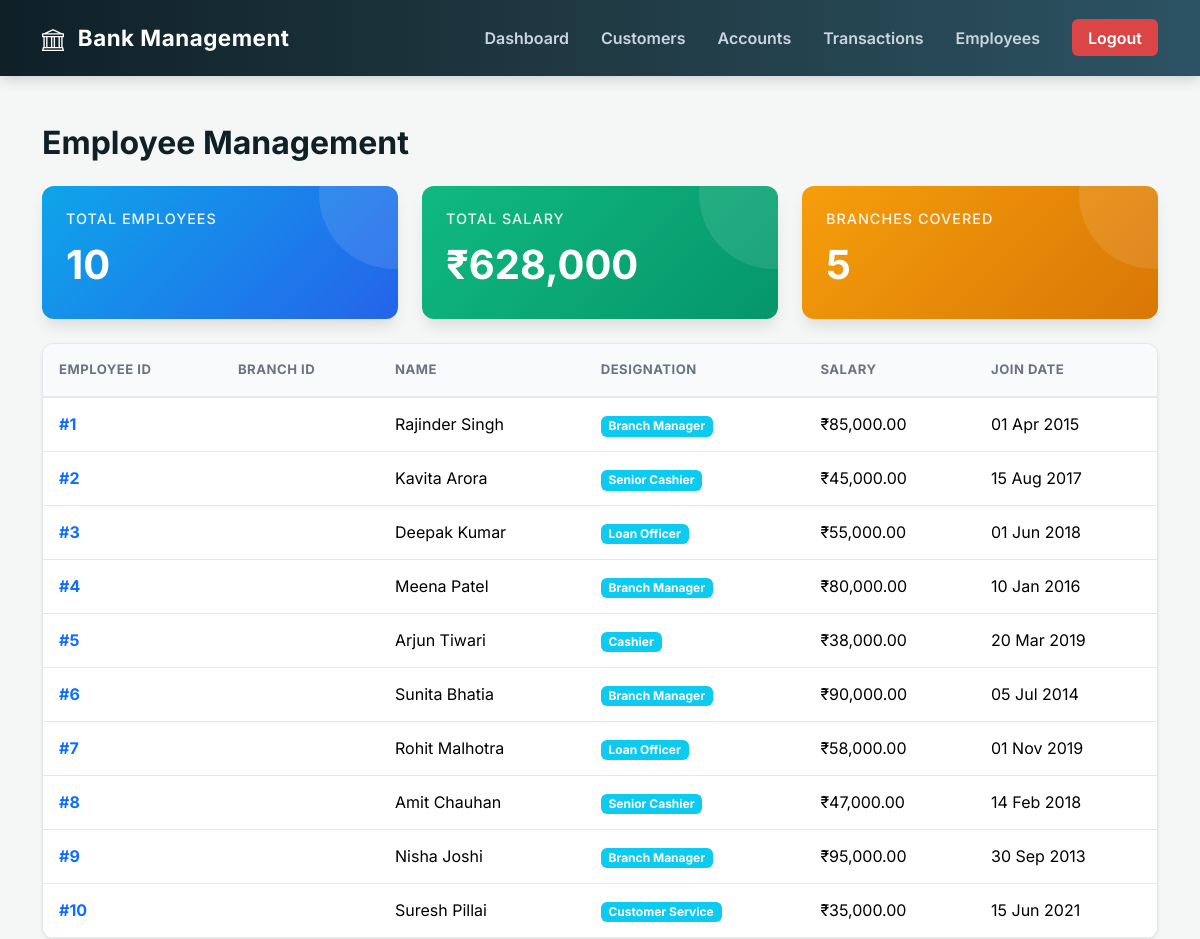
The app's page /employees.php (signed in) with its own data.
### tables this page shows
CREATE TABLE EMPLOYEE (
    Employee_ID   INT            PRIMARY KEY AUTO_INCREMENT,
    Branch_ID     INT            NOT NULL,
    Name          VARCHAR(100)   NOT NULL,
    Designation   VARCHAR(80)    NOT NULL,
    Salary        DECIMAL(10,2)  NOT NULL,
    Join_Date     DATE           NOT NULL DEFAULT (CURDATE()),
    CONSTRAINT fk_emp_branch FOREIGN KEY (Branch_ID) REFERENCES BRANCH(Branch_ID) ON DELETE RESTRICT,
    CONSTRAINT chk_salary    CHECK (Salary > 0)
);

### employees.php (the view, shortened to what this page needs)
<?php
include("db.php");
include("navbar.php");
?>
<div class="container mt-5">
    <h2 class="mb-4"
        style="font-weight:700; color: var(--primary-dark);">
        Employee Management
    </h2>
     <div class="row g-4 mb-4">
        <div class="col md-4">
            <div class="stat-card stat-primary">
                <h4>Total Employees</h4>
                <div class="value">
                    <?php
                    $q = $conn->query("SELECT COUNT(*) as total FROM EMPLOYEE");
                    $row =$q->fetch_assoc();
                    echo $row['total'];
                    ?>
                    </div>
                </div>
            </div>
    <div class="col-md-4">
        <div class="stat-card stat-success">
            <h4>Total Salary</h4>
            <div class="value">
                <?php
                $q = $conn->query("SELECT SUM(Salary) as total FROM EMPLOYEE");
                $row = $q->fetch_assoc();
                echo "₹" . number_format($row['total'],0);
                ?>
                </div>
            </div>
        </div>
        <div class="col-md-4">
            <div class="stat-card stat-warning">
                <h4>Branches Covered</h4>
                <div class="value">
                    <?php
                    $q = $conn->query("SELECT COUNT(DISTINCT Branch_ID) as total FROM EMPLOYEE");
                    $row = $q->fetch_assoc();
                    echo $row['total'];
                    ?>
                    </div>
                </div>
            </div>
    </div>
    <div class="bank-table-wrapper">
        <table class="table bank-table table-hover table-borderless">
            <thead>
                <tr>
                    <th>Employee ID</th>
                    <th>Branch ID</th>
                    <th>Name</th>
                    <th>Designation</th>
                    <th>Salary</th>
                    <th>Join Date</th>
                </tr>
            </thead>
            <tbody>
                <?php
                $result = $conn->query("SELECT * FROM EMPLOYEE ORDER BY Employee_ID ASC");
                if($result && $result->num_rows > 0){
                    while($row = $result->fetch_assoc()){
                        echo"<tr>";
                        echo "<td>
                                <strong class='text-primary'>
                                #" . $row['Employee_ID'] , "
                                </strong>
                                </td>";
                        echo "<td>" . $row['Brach_ID'] . "</td>";
                        echo "<td>" . $row['Name'] , "</td>";
                        echo "<td>
                                <span class='badge bg-info'>
                                " , $row['Designation'] ,"
                                </span>
                                </td>";
                        echo "<td>
                                ₹" , number_format($row['Salary'],2) , "
                                </td>";
                        echo "<td>" ,
                                date('d M Y', strtotime($row['Join_Date']))
                                , "</td>";
                        echo "</tr>";
                    }
                }
                ?>
            </tbody>
        </table>
    </div>
</div>
</body>
</html>

### style.css (style rules this page uses)
:root { --primary-dark: #0f2027; --primary: #203a43; --accent: #2c5364; --bg-color: #f4f7f6; --card-bg: #ffffff; --text-main: #333333; --text-muted: #6b7280; --border-color: #e5e7eb; --danger: #ef4444; }
body { font-family: 'Inter', sans-serif; background-color: var(--bg-color); color: var(--text-main); }
.stat-card { border-radius: 12px; padding: 1.5rem; color: white; box-shadow: 0 10px 15px -3px rgba(0,0,0,0.1); position: relative; overflow: hidden; }
.stat-card::after { content: ''; position: absolute; top: -50%; right: -20%; width: 150px; height: 150px; background: rgba(255,255,255,0.1); border-radius: 50%; }
.stat-primary { background: linear-gradient(135deg, #0ea5e9, #2563eb); }
.stat-success { background: linear-gradient(135deg, #10b981, #059669); }
.stat-warning { background: linear-gradient(135deg, #f59e0b, #d97706); }
.stat-card h4 { font-size: 0.9rem; text-transform: uppercase; letter-spacing: 1px; opacity: 0.9; margin-bottom: 0.5rem; }
.stat-card .value { font-size: 2.5rem; font-weight: 700; }
.bank-table-wrapper { background: white; border-radius: 12px; overflow: hidden; box-shadow: 0 1px 3px rgba(0,0,0,0.1); border: 1px solid var(--border-color); }
.table.bank-table { margin-bottom: 0; }
.bank-table thead th { background-color: #f8fafc; color: var(--text-muted); font-size: 0.82rem; text-transform: uppercase; letter-spacing: 0.5px; border-bottom: 2px solid var(--border-color); padding: 1rem; }
.bank-table tbody td { padding: 0.9rem 1rem; vertical-align: middle; border-bottom: 1px solid var(--border-color); }

### records on screen
employee: Employee_ID "1", Name "Rajinder Singh", Designation "Branch Manager", Salary "85,000.00", Join_Date "01 Apr 2015"
employee: Employee_ID "2", Name "Kavita Arora", Designation "Senior Cashier", Salary "45,000.00", Join_Date "15 Aug 2017"
employee: Employee_ID "3", Name "Deepak Kumar", Designation "Loan Officer", Salary "55,000.00", Join_Date "01 Jun 2018"
employee: Employee_ID "4", Name "Meena Patel", Designation "Branch Manager", Salary "80,000.00", Join_Date "10 Jan 2016"
employee: Employee_ID "5", Name "Arjun Tiwari", Designation "Cashier", Salary "38,000.00", Join_Date "20 Mar 2019"
employee: Employee_ID "6", Name "Sunita Bhatia", Designation "Branch Manager", Salary "90,000.00", Join_Date "05 Jul 2014"
employee: Employee_ID "7", Name "Rohit Malhotra", Designation "Loan Officer", Salary "58,000.00", Join_Date "01 Nov 2019"
employee: Employee_ID "8", Name "Amit Chauhan", Designation "Senior Cashier", Salary "47,000.00", Join_Date "14 Feb 2018"
employee: Employee_ID "9", Name "Nisha Joshi", Designation "Branch Manager", Salary "95,000.00", Join_Date "30 Sep 2013"
employee: Employee_ID "10", Name "Suresh Pillai", Designation "Customer Service", Salary "35,000.00", Join_Date "15 Jun 2021"

### other values on screen
$row['total'] "10"
$row['total'] "628,000"
$row['total'] "5"
